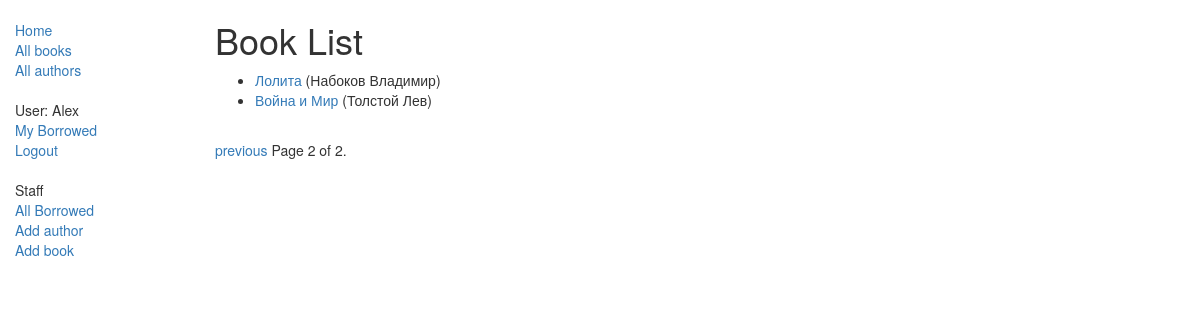
The app's page /catalog/books/?page=2 (signed in) with its own data.
### catalog/models.py (models this page shows, shortened)
class Book(models.Model):
    title = models.CharField(max_length=200)
    author = models.ForeignKey(Autor, on_delete=models.SET_NULL, null=True)
    genre = models.ManyToManyField(Genre, help_text="Select a genre")
    isbn = models.CharField("ISBN", max_length=13, help_text="ISBN number")
    summary = models.TextField(max_length=2000, help_text="Enter a brief description of the book")
    language = models.ForeignKey(Language, on_delete=models.SET_NULL, null=True)
    class Meta:
        ordering = ["isbn"]
    def get_absolute_url(self):
        return reverse('book-detail', args=[str(self.id)])
    def display_genre(self):
        return ", ".join([genre.name for genre in self.genre.all()[:3]])
    display_genre.short_description = "Genre"

class Autor(models.Model):
    first_name = models.CharField(max_length=200)
    last_name = models.CharField(max_length=200)
    date_of_birth = models.DateField(null=True, blank=True)
    date_of_death = models.DateField("died", null=True, blank=True)
    class Meta:
        ordering = ["last_name"]
    def __str__(self):
        return "%s %s" % (self.last_name, self.first_name)

### catalog/views.py (the view)
# urls.py: path("", views.BookListView.as_view(), name="books"),
class BookListView(LoginRequiredMixin, BaseExceptions, generic.ListView):
    login_url = "/accounts/login/"
    redirect_field_name = "redirect_to"
    model = Book
    context_object_name = 'my_book_list'
    paginate_by = 2
    def get_context_data(self, **kwargs):
        context = super(BookListView, self).get_context_data(**kwargs)
        context['some_data'] = 'This is just some data'
        return context

### integration/exception.py (called while the page is built)
    def dispatch(self, request, *arg, **kwargs):
        try:
            response = super().dispatch(request, *arg, **kwargs)
        except Exception as e:
            logger.error(f"Generic global Except, Exception message: {str(e)}")
            return self.response({"error_message": e.message}, status=400)
        if isinstance(response, (dict, list)):
            return self._response(response)
        else:
            return response

### catalog/templates/catalog/book_list.html
{% extends "base_template.html" %}
{% block content %}
    <h1>Book List</h1>
    {% if my_book_list %}
    <ul>
      {% for book in my_book_list %}
      <li>
        <a href="{{ book.get_absolute_url }}">{{ book.title }}</a> ({{book.author}})
      </li>
      {% endfor %}
    </ul>
    {% else %}
      <p>There are no books in the library.</p>
    {% endif %}
{% endblock %}

### catalog/templates/base_template.html (shortened to what this page needs)
<!DOCTYPE html>
<html lang="en">
<head>
  <link rel="stylesheet" href="https://maxcdn.bootstrapcdn.com/bootstrap/3.3.7/css/bootstrap.min.css">
  {% load static %}
  <link rel="stylesheet" href="{% static 'css/styles.css' %}">
</head>
<body>
  <div class="container-fluid">
    <div class="row">
      <div class="col-sm-2">
        {% block sidebar %}
            <ul class="sidebar-nav">
                <li><a href="{% url 'index' %}">Home</a></li>
                <li><a href="{% url 'books' %}">All books</a></li>
                <li><a href="{% url 'authors' %}">All authors</a></li>
            </ul>
            <ul class="sidebar-nav">
                {% if user.is_authenticated %}
                    <li>User: {{ user.get_username }}</li>
                    <li><a href="{% url 'my-borrowed' %}">My Borrowed</a> </li>
                    <li><a href="{% url 'logout'%}?next={{request.path}}">Logout</a></li>
                    {% else %}
                        <li><a href="{% url 'login'%}?next={{request.path}}">Login</a></li>
                    {% endif %}
            </ul>
            <ul class="sidebar-nav">
                {% if perms.catalog.can_mark_returned %}
                    <li>Staff</li>
                    <li><a href="{% url 'all-borrowed' %}">All Borrowed</a> </li>
                    <li><a href="{% url 'author-create' %}">Add author</a> </li>
                    <li><a href="{% url 'book-create' %}">Add book</a> </li>
                {% endif %}
            </ul>
     {% endblock %}
      </div>
      <div class="col-sm-10 ">
      {% block content %}{% endblock %}
        {% block pagination %}
          {% if is_paginated %}
              <div class="pagination">
                  <span class="page-links">
                      {% if page_obj.has_previous %}
                          <a href="{{ request.path }}?page={{ page_obj.previous_page_number }}">previous</a>
                      {% endif %}
                      <span class="page-current">
                          Page {{ page_obj.number }} of {{ page_obj.paginator.num_pages }}.
                      </span>
                  </span>
              </div>
          {% endif %}
        {% endblock %}
      </div>
    </div>
  </div>
</body>
</html>

### catalog/static/css/styles.css (style rules this page uses)
.sidebar-nav { margin-top: 20px; padding: 0; list-style: none; }

### records on screen
Book: title "Лолита", author "Набоков Владимир"
Book: title "Война и Мир", author "Толстой Лев"

### other values on screen
{{ user.get_username }} "Alex"
{{ page_obj.number }} "2"
{{ page_obj.paginator.num_pages }} "2"
